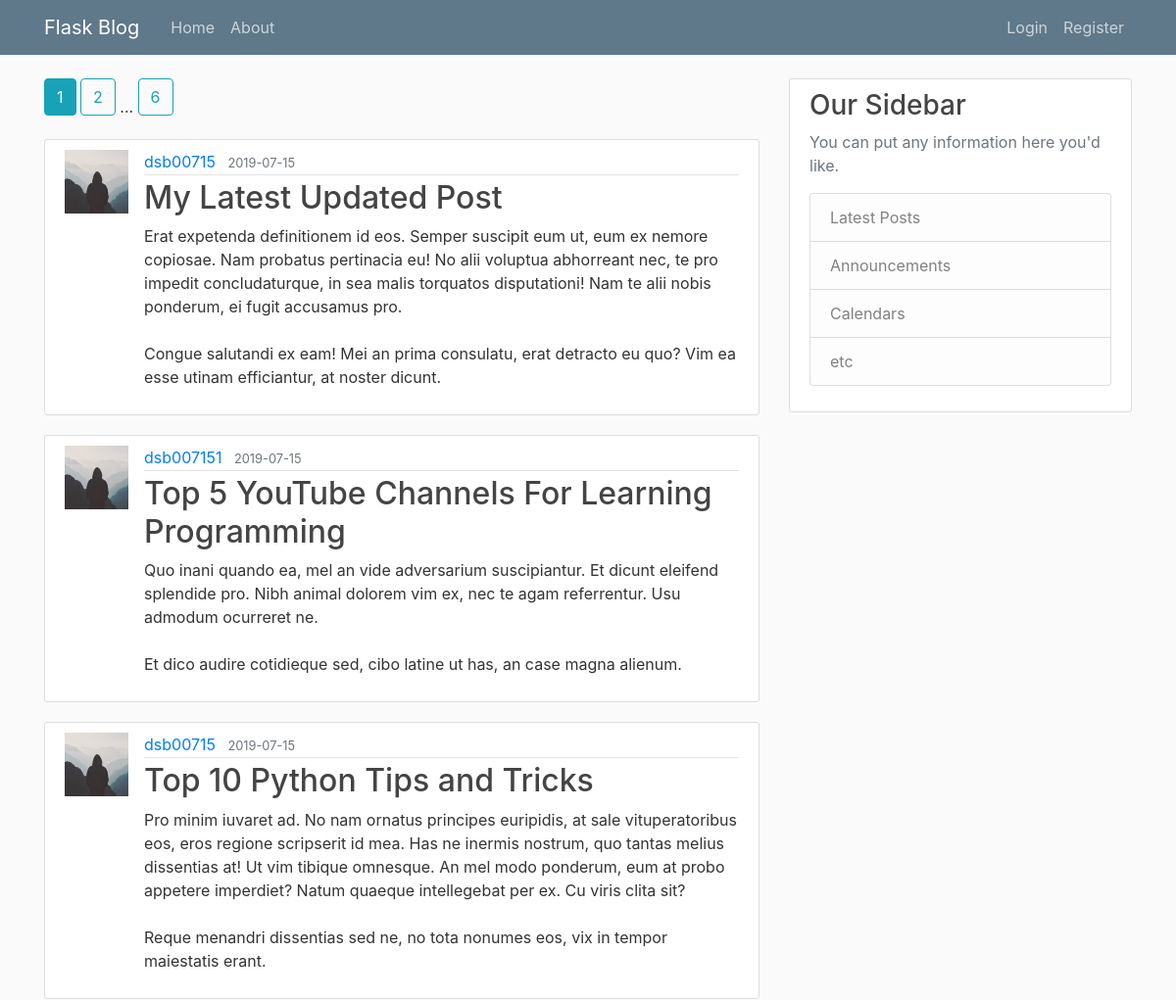
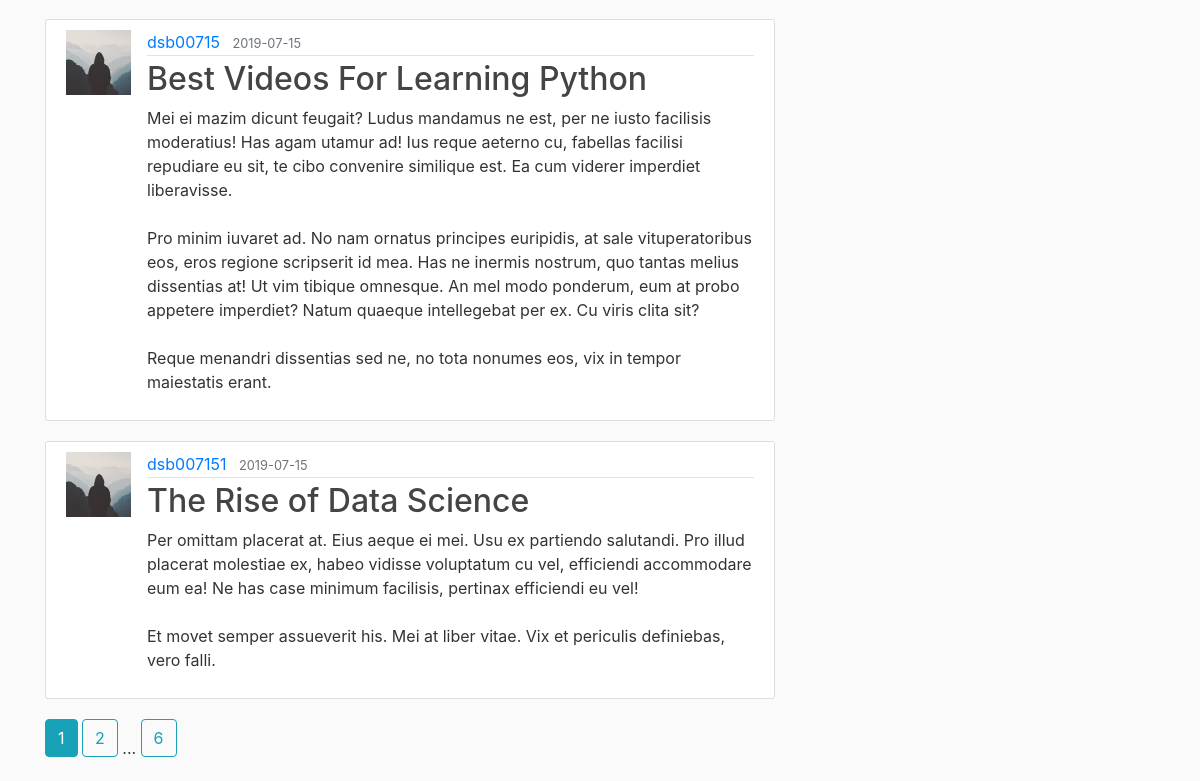
Page /home on the earlier database version (2 pictures, top to bottom).
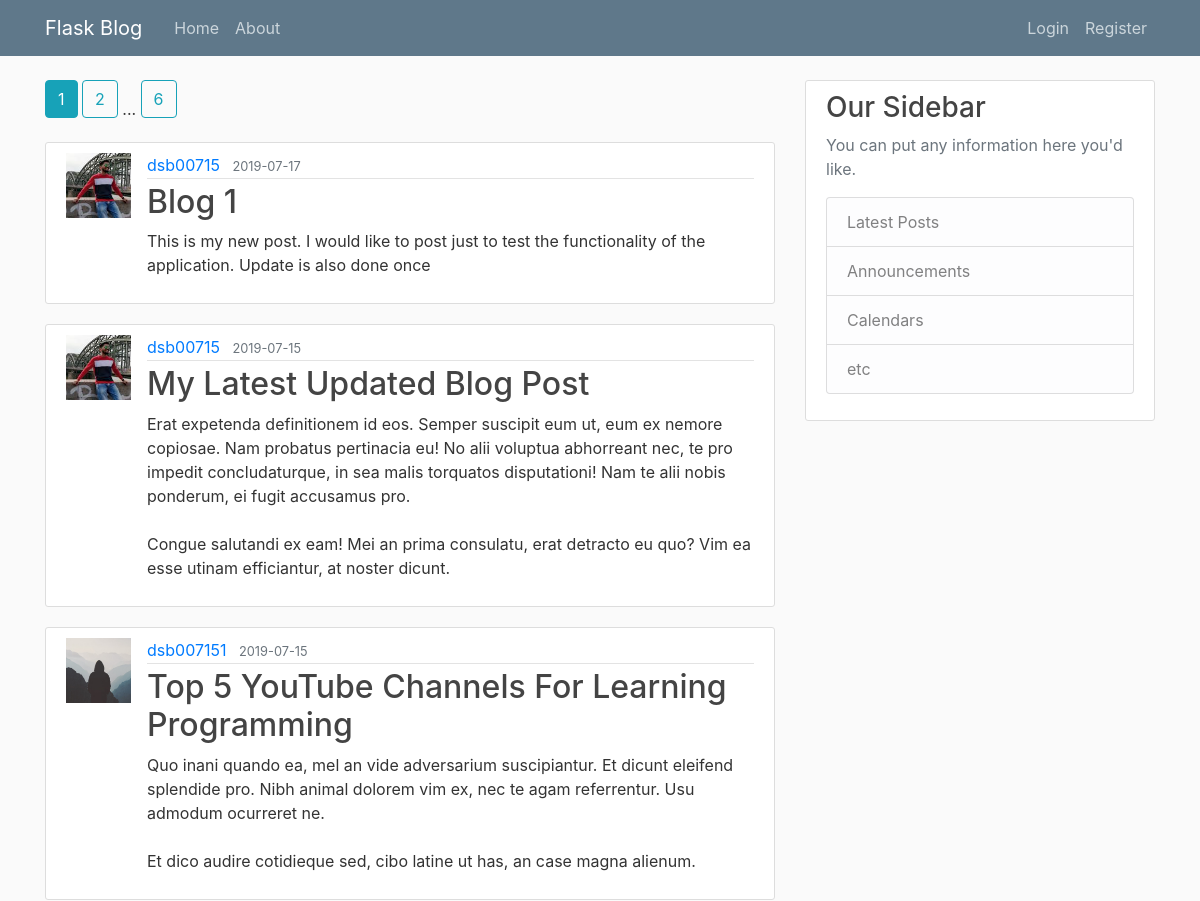
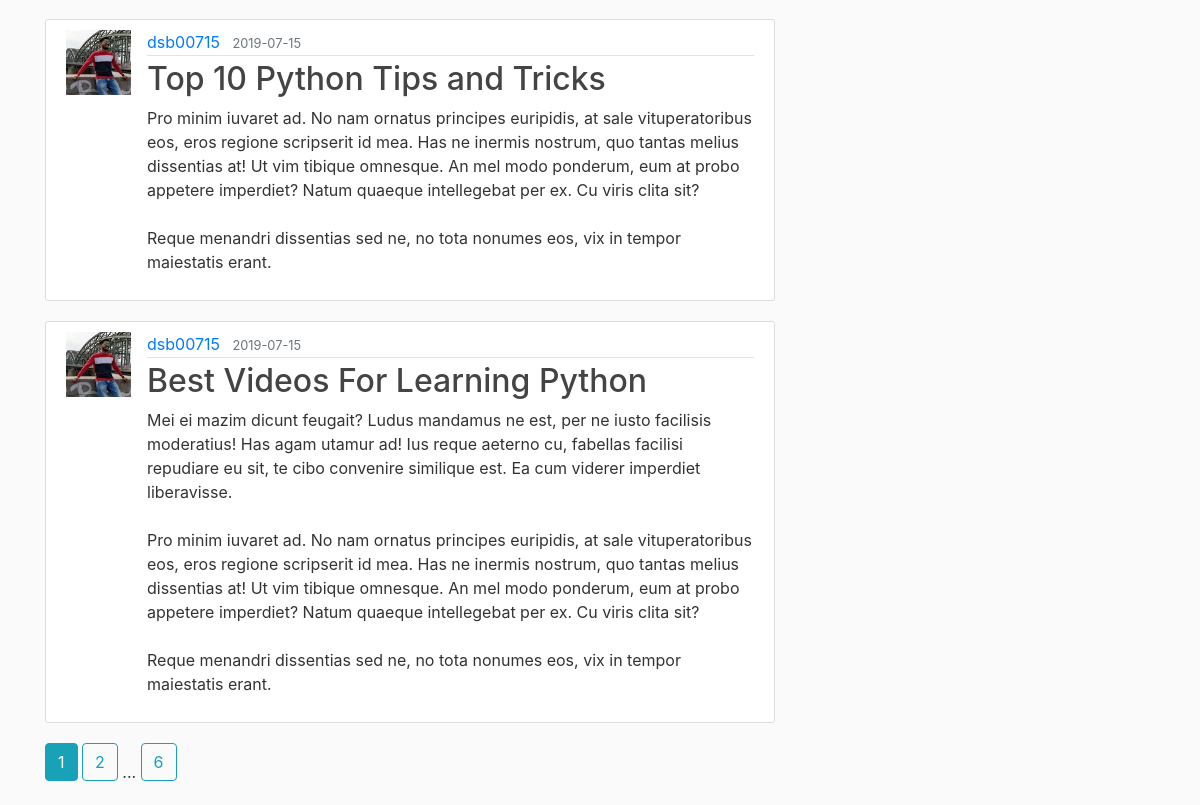
Same page on the later database version (2 pictures, top to bottom).
### app/models.py (models this page shows, shortened)
class Post(_db.Model):
    id = _db.Column(_db.Integer, primary_key=True)
    title = _db.Column(_db.String(100), nullable=False)
    date_posted = _db.Column(_db.DateTime, nullable=False, default=datetime.utcnow)
    content = _db.Column(_db.Text, nullable=False)
    user_id = _db.Column(_db.Integer, _db.ForeignKey('user.id'), nullable=False)

class User(_db.Model, UserMixin):
    id = _db.Column(_db.Integer, primary_key=True)
    username = _db.Column(_db.String(20), unique=True, nullable=False)
    email = _db.Column(_db.String(120), unique=True, nullable=False)
    image_file = _db.Column(_db.String(20), default='default.jpg')
    password = _db.Column(_db.String(60), nullable=False)
    posts = _db.relationship('Post', backref='author', lazy=True)

### app/main/routes.py (the view)
@main.route('/')
@main.route('/home')
def home_page():
    page = request.args.get('page', 1, type=int)
    posts = Post.query.order_by(Post.date_posted.desc()).paginate(page=page, per_page=5)
    return render_template('home.html', posts=posts)

### app/templates/home.html
<!DOCTYPE html>
{% extends "layout.html" %}
{% block content %}
    {% include "pagination.html" %}
    {% for post in posts.items %}
        <article class="media content-section">
            <img class="rounder-circle article-img"
                 src="{{ url_for('static', filename='profile_pics/' + post.author.image_file) }}" alt="">
            <div class="media-body">
                <div class="article-metadata">
                    <a class="mr-2" href="{{ url_for('users.user_post', username=post.author.username) }}">{{ post.author.username }}</a>
                    <small class="text-muted">{{ post.date_posted.strftime('%Y-%m-%d') }}</small>
                </div>
                <h2><a class="article-title" href="{{ url_for('posts.post', post_id=post.id) }}">{{ post.title }}</a></h2>
                <p class="article-content">{{ post.content }}</p>
            </div>
        </article>
    {% endfor %}
    {% include "pagination.html" %}
{% endblock content %}

### app/templates/layout.html (shortened to what this page needs)
<!DOCTYPE html>
<html lang="en">
    <head>
        <link rel="stylesheet" href="https://stackpath.bootstrapcdn.com/bootstrap/4.3.1/css/bootstrap.min.css">
        <link rel="stylesheet" type="text/css" href="{{ url_for('static', filename='main.css') }}">
    </head>
    <body>
        <header class="site-header">
            <nav class="navbar navbar-expand-md navbar-dark bg-steel fixed-top">
                <div class="container">
                    <a class="navbar-brand mr-4" href="/">Flask Blog</a>
                    <div class="collapse navbar-collapse" id="navbarToggle">
                        <div class="navbar-nav mr-auto">
                            <a class="nav-item nav-link" href="{{ url_for('main.home_page') }}">Home</a>
                            <a class="nav-item nav-link" href="{{ url_for('main.about') }}">About</a>
                        </div>
                        <div class="navbar-nav">
                            {% if current_user.is_authenticated %}
                                <a class="nav-item nav-link" href="{{ url_for('posts.new_post') }}">New Post</a>
                                <a class="nav-item nav-link" href="{{ url_for('users.account') }}">Account</a>
                                <a class="nav-item nav-link" href="{{ url_for('users.logout') }}">Logout</a>
                            {% else %}
                                <a class="nav-item nav-link" href="{{ url_for('users.login') }}">Login</a>
                                <a class="nav-item nav-link" href="{{ url_for('users.register') }}">Register</a>
                            {% endif %}
                        </div>
                    </div>
                </div>
            </nav>
        </header>
        <main role="main" class="container">
            <div class="row">
                <div class="col-md-8">
                    {% block content %}{% endblock %}
                </div>
                <div class="col-md-4">
                    <div class="content-section">
                        <h3>Our Sidebar</h3>
                        <p class='text-muted'>You can put any information here you'd like.
                            <ul class="list-group">
                                <li class="list-group-item list-group-item-light">Latest Posts</li>
                                <li class="list-group-item list-group-item-light">Announcements</li>
                                <li class="list-group-item list-group-item-light">Calendars</li>
                                <li class="list-group-item list-group-item-light">etc</li>
                            </ul>
                        </p>
                    </div>
                </div>
            </div>
        </main>
    </body>
</html>

### app/templates/pagination.html
<!DOCTYPE html>
{% for page_num in posts.iter_pages(left_edge=1, right_edge=1, left_current=1, right_current=2) %}
    {% if page_num %}
        {% if posts.page == page_num %}
            <a class="btn btn-info mb-4" href="{{ url_for('main.home_page', page=page_num) }}">{{ page_num }}</a>
        {% else %}
            <a class="btn btn-outline-info mb-4" href="{{ url_for('main.home_page', page=page_num) }}">{{ page_num }}</a>
        {% endif %}
    {% else %}
        ...
    {% endif %}
{% endfor %}

### app/static/main.css (style rules this page uses)
body { background: #fafafa; color: #333333; margin-top: 5rem; }
h1, h2, h3, h4, h5, h6 { color: #444444; }
.bg-steel { background-color: #5f788a; }
.site-header .navbar-nav .nav-link { color: #cbd5db; }
.content-section { background: #ffffff; padding: 10px 20px; border: 1px solid #dddddd; border-radius: 3px; margin-bottom: 20px; }
.article-title { color: #444444; }
.article-content { white-space: pre-line; }
.article-img { height: 65px; width: 65px; margin-right: 16px; }
.article-metadata { padding-bottom: 1px; margin-bottom: 4px; border-bottom: 1px solid #e3e3e3 }

Differences in the rows shown:
no longer on this page (row unchanged): Post: image_file (placeholder picture), author.username "dsb007151", date_posted "2019-07-15", title "The Rise of Data Science", content "Per omittam placerat at. Eius aeque ei mei. Usu ex partiendo salutandi. Pro illud placerat molestiae ex, habeo vidisse voluptatum cu vel, efficiendi accommodare eum ea! Ne has case minimum facilisis, pertinax efficiendi eu vel! Et movet semper assueverit his. Mei at liber vitae. Vix et periculis definiebas, vero falli."
added Post: image_file (picture), author.username "dsb00715", date_posted "2019-07-17", title "Blog 1", content "This is my new post. I would like to post just to test the functionality of the application. Update is also done once"
changed Post: image_file: a different picture; title "My Latest Updated Post" → "My Latest Updated Blog Post"
changed through a linked row, Post "Top 10 Python Tips and Tricks": image_file: a different picture
changed through a linked row, Post "Best Videos For Learning Python": image_file: a different picture
